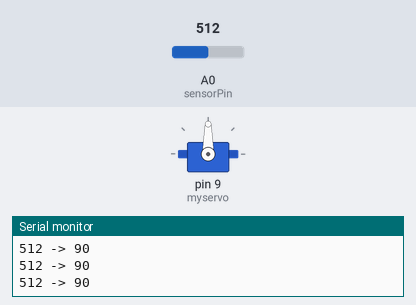
A sketch run on a simulated Arduino Uno, built with avr-gcc and run on an emulated ATmega328P. Shown: servo, the last lines printed to the serial monitor. The test bench sets the inputs (shaded band); at power-on: A0 (sensorPin) = 512.

Above: at 1.2 s.
1.3 s: A0 (sensorPin) set to 550
At 2.5 s:
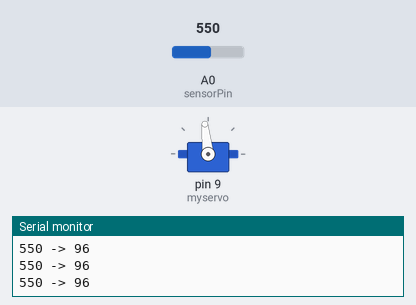
2.8 s: A0 (sensorPin) set to 575
At 4.0 s:
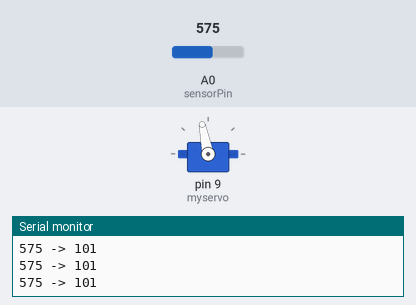
4.3 s: A0 (sensorPin) set to 306
At 5.2 s:
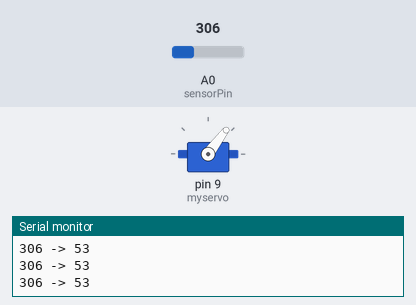
5.8 s: A0 (sensorPin) set to 716
At 7.0 s:
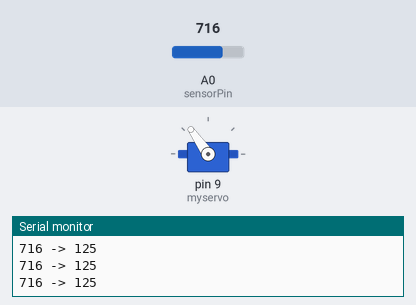
7.3 s: A0 (sensorPin) set to 122
At 7.6 s:
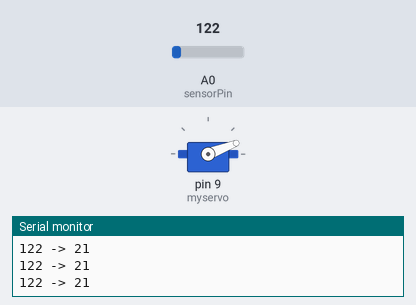
8.8 s: A0 (sensorPin) set to 900
At 9.6 s:
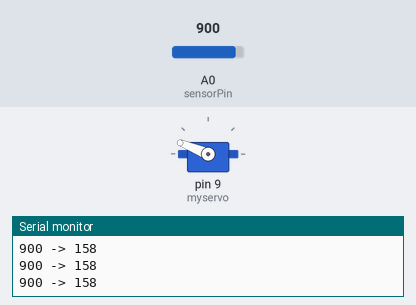
Timing chart, 0 to 11.3 s (numbered marks = the images above; inputs shaded):
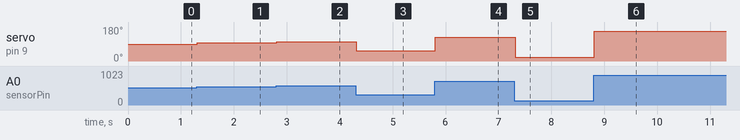

Measured:
- after the input at 1.3 s, servo on pin 9 (myservo): 90° → 96° at once
- after the input at 2.8 s, servo on pin 9 (myservo): 96° → 101° at once
- after the input at 4.3 s, servo on pin 9 (myservo): 101° → 53° at once
- after the input at 5.8 s, servo on pin 9 (myservo): 53° → 125° at once
- after the input at 7.3 s, servo on pin 9 (myservo): 125° → 21° at once
- after the input at 8.8 s, servo on pin 9 (myservo): 21° → 158° at once

The sketch:

Servo_example.ino
```cpp
#include <Servo.h> //This is the library we're using;
                   //a pre-written chunk of code to make
                   //a complex task much easier

Servo myservo;     // create servo "object" to control a servo

int sensorPin = 0; // analog pin used to connect the light dependant resistor
int sensorValue;   // variable to read the value from the analog pin
int servoValue;    // variable to hold the value that we'll send to the Servo

void setup() {
  myservo.attach(9);  // Tells the library that we're going to attach the servo to Pin 9
  Serial.begin(9600); // Get ready to send data over the Serial connection to the computer
}

void loop() {
  sensorValue = analogRead(sensorPin);   // reads the value of the LDR (value between 0 and 1023)

  servoValue = map(sensorValue, 0, 1023, 0, 180);     // scale it to use it with the servo (value between 0 and 180)
  myservo.write(servoValue);                  // sets the servo position according to the scaled value

  Serial.print(sensorValue);             // Print the sensor value
  Serial.print(" -> ");                // ...and a little arrow
  Serial.println(servoValue);            // ...and the value we've just sent to the servo

  delay(15);                           // waits for the servo to get there
}
```
